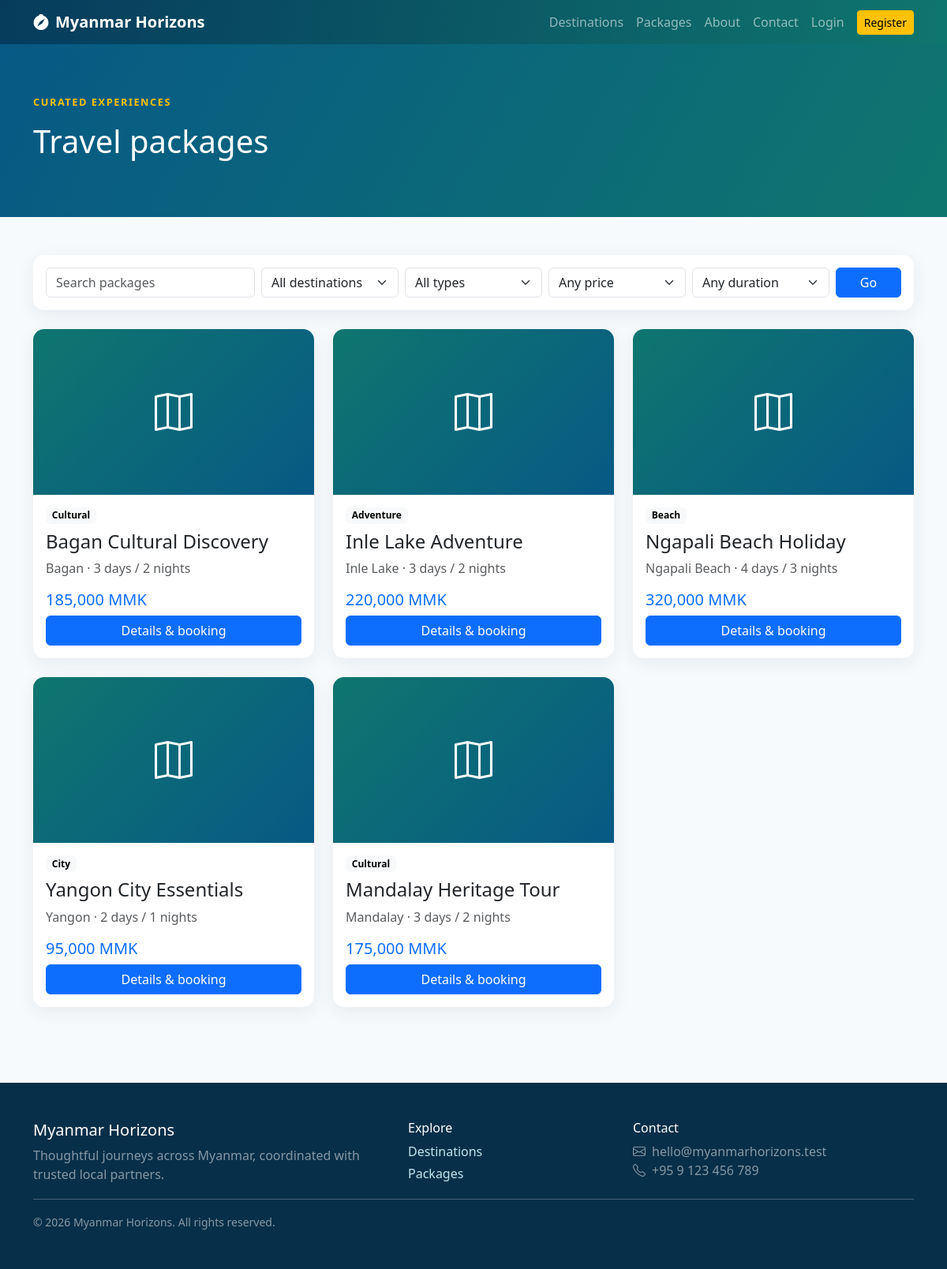
The page /packages.php on the database its author committed.
### tables this page shows
CREATE TABLE packages (package_id INT UNSIGNED AUTO_INCREMENT PRIMARY KEY,destination_id INT UNSIGNED NOT NULL,package_name VARCHAR(180) NOT NULL,description TEXT NOT NULL,duration_days TINYINT UNSIGNED NOT NULL,duration_nights TINYINT UNSIGNED NOT NULL,price_per_person DECIMAL(12,2) NOT NULL,max_travelers SMALLINT UNSIGNED NOT NULL,package_type VARCHAR(80) NOT NULL,included_services TEXT NULL,excluded_services TEXT NULL,itinerary TEXT NULL,image VARCHAR(255) NULL,status ENUM('active','inactive') DEFAULT 'active',created_at TIMESTAMP DEFAULT CURRENT_TIMESTAMP,updated_at TIMESTAMP DEFAULT CURRENT_TIMESTAMP ON UPDATE CURRENT_TIMESTAMP,FOREIGN KEY(destination_id) REFERENCES destinations(destination_id),INDEX(destination_id,status,price_per_person));

CREATE TABLE destinations (destination_id INT UNSIGNED AUTO_INCREMENT PRIMARY KEY,name VARCHAR(150) NOT NULL,city VARCHAR(100) NOT NULL,region VARCHAR(100) NOT NULL,description TEXT NOT NULL,attractions TEXT NULL,activities TEXT NULL,best_time_to_visit VARCHAR(150) NULL,estimated_budget DECIMAL(12,2) NOT NULL DEFAULT 0,image VARCHAR(255) NULL,status ENUM('active','inactive') DEFAULT 'active',popularity INT UNSIGNED DEFAULT 0,created_at TIMESTAMP DEFAULT CURRENT_TIMESTAMP,updated_at TIMESTAMP DEFAULT CURRENT_TIMESTAMP ON UPDATE CURRENT_TIMESTAMP,INDEX(name,city,region,status));

### includes/functions.php (called while the page is built, shortened)
<?php
require_once __DIR__ . '/../config/database.php';
function e(?string $value): string
{
    return htmlspecialchars((string)$value, ENT_QUOTES, 'UTF-8');
}
function url(string $path = ''): string
{
    return rtrim(BASE_URL, '/') . '/' . ltrim($path, '/');
}
function money(float|string $amount): string
{
    return number_format((float)$amount, 0) . ' MMK';
}

### config/database.php (called while the page is built, shortened)
<?php
function db(): PDO {
    static $pdo = null;
    if ($pdo instanceof PDO) return $pdo;
    try {
        $pdo = new PDO('mysql:host=' . DB_HOST . ';dbname=' . DB_NAME . ';charset=utf8mb4', DB_USER, DB_PASS, [
            PDO::ATTR_ERRMODE => PDO::ERRMODE_EXCEPTION,
            PDO::ATTR_DEFAULT_FETCH_MODE => PDO::FETCH_ASSOC,
            PDO::ATTR_EMULATE_PREPARES => false,
        ]);
        return $pdo;
    } catch (PDOException $e) {
        http_response_code(500);
        exit('Database connection unavailable. Check config/database.php and import database/tourism_db.sql.');
    }
}

### packages.php (the view, shortened to what this page needs)
<?php $pageTitle = 'Travel Packages';
require 'includes/header.php';
$q = trim($_GET['q'] ?? '');
$type = trim($_GET['type'] ?? '');
$w = ["p.status='active'"];
$a = [];
$s = db()->prepare('SELECT p.*,d.name destination_name FROM packages p JOIN destinations d ON d.destination_id=p.destination_id WHERE ' . implode(' AND ', $w) . ' ORDER BY p.created_at DESC');
$s->execute($a);
$items = $s->fetchAll();
$types = db()->query("SELECT DISTINCT package_type FROM packages WHERE status='active' ORDER BY package_type")->fetchAll(); ?><section class="detail-hero">
    <div class="container">
        <p class="section-kicker text-warning">Curated experiences</p>
        <h1>Travel packages</h1>
    </div>
</section>
<div class="container py-5">
    <form class="card card-body mb-4" method="get">
        <div class="row g-2">
            <div class="col-lg-3"><input class="form-control" name="q" value="<?= e($q) ?>" placeholder="Search packages"></div>
            <div class="col-lg-2"><select class="form-select" name="destination">
                    <option value="">All destinations</option>
                </select></div>
            <div class="col-lg-2"><select class="form-select" name="type">
                    <option value="">All types</option><?php foreach ($types as $t): ?><option <?= $type === $t['package_type'] ? 'selected' : '' ?>><?= e($t['package_type']) ?></option><?php endforeach; ?>
                </select></div>
            <div class="col-lg-2"><select class="form-select" name="price">
                    <option value="">Any price</option>
                </select></div>
            <div class="col-lg-2"><select class="form-select" name="duration">
                    <option value="">Any duration</option>
                </select></div>
            <div class="col-lg-1 d-grid"><button class="btn btn-primary">Go</button></div>
        </div>
    </form>
    <div class="row g-4"><?php foreach ($items as $p): ?><div class="col-md-6 col-lg-4">
                <div class="card min-vh-card"><?php if ($p['image']): ?><img src="<?= url($p['image']) ?>" class="card-img-top" alt=""><?php else: ?><div class="placeholder-image"><i class="bi bi-map"></i></div><?php endif; ?><div class="card-body d-flex flex-column"><span class="badge text-bg-light align-self-start"><?= e($p['package_type']) ?></span>
                        <h4 class="mt-2"><?= e($p['package_name']) ?></h4>
                        <p class="text-muted"><?= e($p['destination_name']) ?> · <?= e($p['duration_days']) ?> days / <?= e($p['duration_nights']) ?> nights</p>
                        <h5 class="text-primary"><?= money($p['price_per_person']) ?></h5><a class="btn btn-primary mt-auto" href="<?= url('package-details.php?id=' . $p['package_id']) ?>">Details & booking</a>
                    </div>
                </div>
            </div><?php endforeach; ?></div>
</div><?php require 'includes/footer.php'; ?>

### assets/css/style.css (style rules this page uses)
:root { --ocean: #075985; --teal: #0f766e; --sand: #fbbf24; --ink: #12233a }
body { background: #f7fafc; color: var(--ink) }
.section-kicker { color: var(--teal); text-transform: uppercase; letter-spacing: .12em; font-weight: 700; font-size: .8rem }
.card { border: 0; box-shadow: 0 6px 22px #15304d12; border-radius: 14px; overflow: hidden }
.placeholder-image { height: 210px; background: linear-gradient(135deg, #0f766e, #075985); display: grid; place-items: center; color: #fff; font-size: 3rem }
.detail-hero { background: linear-gradient(120deg, #075985, #0f766e); color: white; padding: 4rem 0 }
.min-vh-card { min-height: 100% }

### rows shown on the page
packages: package_type "Cultural", package_name "Bagan Cultural Discovery", destination.name "Bagan", duration_days "3", duration_nights "2", price_per_person "185,000 MMK"
packages: package_type "Adventure", package_name "Inle Lake Adventure", destination.name "Inle Lake", duration_days "3", duration_nights "2", price_per_person "220,000 MMK"
packages: package_type "Beach", package_name "Ngapali Beach Holiday", destination.name "Ngapali Beach", duration_days "4", duration_nights "3", price_per_person "320,000 MMK"
packages: package_type "City", package_name "Yangon City Essentials", destination.name "Yangon", duration_days "2", duration_nights "1", price_per_person "95,000 MMK"
packages: package_type "Cultural", package_name "Mandalay Heritage Tour", destination.name "Mandalay", duration_days "3", duration_nights "2", price_per_person "175,000 MMK"
